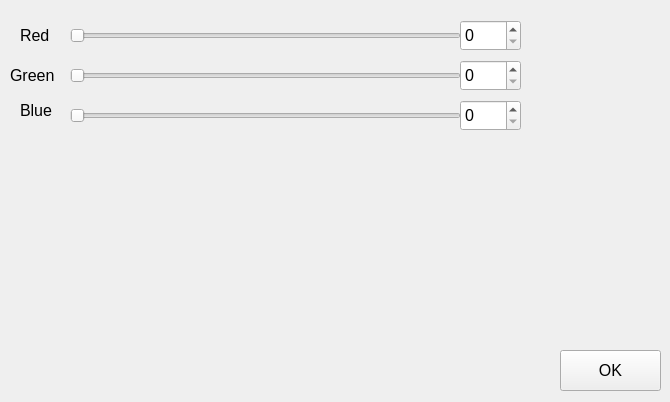
<?xml version="1.0" encoding="UTF-8"?>
<ui version="4.0">
 <class>ColorSelect</class>
 <widget class="QWidget" name="ColorSelect">
  <property name="geometry">
   <rect>
    <x>0</x>
    <y>0</y>
    <width>670</width>
    <height>402</height>
   </rect>
  </property>
  <property name="windowTitle">
   <string>ColorSelect</string>
  </property>
  <widget class="QLabel" name="Red">
   <property name="geometry">
    <rect>
     <x>20</x>
     <y>20</y>
     <width>31</width>
     <height>31</height>
    </rect>
   </property>
   <property name="font">
    <font>
     <pointsize>12</pointsize>
    </font>
   </property>
   <property name="text">
    <string>Red</string>
   </property>
  </widget>
  <widget class="QSlider" name="redslider">
   <property name="geometry">
    <rect>
     <x>70</x>
     <y>20</y>
     <width>391</width>
     <height>31</height>
    </rect>
   </property>
   <property name="maximum">
    <number>255</number>
   </property>
   <property name="orientation">
    <enum>Qt::Horizontal</enum>
   </property>
  </widget>
  <widget class="QSpinBox" name="redbox">
   <property name="geometry">
    <rect>
     <x>460</x>
     <y>20</y>
     <width>61</width>
     <height>31</height>
    </rect>
   </property>
   <property name="font">
    <font>
     <pointsize>12</pointsize>
    </font>
   </property>
   <property name="maximum">
    <number>255</number>
   </property>
  </widget>
  <widget class="QWidget" name="displaywidget" native="true">
   <property name="geometry">
    <rect>
     <x>530</x>
     <y>20</y>
     <width>111</width>
     <height>101</height>
    </rect>
   </property>
   <property name="minimumSize">
    <size>
     <width>64</width>
     <height>64</height>
    </size>
   </property>
   <property name="autoFillBackground">
    <bool>true</bool>
   </property>
  </widget>
  <widget class="QLabel" name="Green">
   <property name="geometry">
    <rect>
     <x>10</x>
     <y>60</y>
     <width>51</width>
     <height>31</height>
    </rect>
   </property>
   <property name="font">
    <font>
     <pointsize>12</pointsize>
    </font>
   </property>
   <property name="text">
    <string>Green</string>
   </property>
  </widget>
  <widget class="QSlider" name="greenslider">
   <property name="geometry">
    <rect>
     <x>70</x>
     <y>60</y>
     <width>391</width>
     <height>31</height>
    </rect>
   </property>
   <property name="maximum">
    <number>255</number>
   </property>
   <property name="orientation">
    <enum>Qt::Horizontal</enum>
   </property>
  </widget>
  <widget class="QSpinBox" name="greenbox">
   <property name="geometry">
    <rect>
     <x>460</x>
     <y>60</y>
     <width>61</width>
     <height>31</height>
    </rect>
   </property>
   <property name="font">
    <font>
     <pointsize>12</pointsize>
    </font>
   </property>
   <property name="maximum">
    <number>255</number>
   </property>
   <property name="value">
    <number>0</number>
   </property>
  </widget>
  <widget class="QLabel" name="Blue">
   <property name="geometry">
    <rect>
     <x>20</x>
     <y>90</y>
     <width>41</width>
     <height>41</height>
    </rect>
   </property>
   <property name="font">
    <font>
     <pointsize>12</pointsize>
    </font>
   </property>
   <property name="text">
    <string>Blue</string>
   </property>
  </widget>
  <widget class="QSlider" name="blueslider">
   <property name="geometry">
    <rect>
     <x>70</x>
     <y>100</y>
     <width>391</width>
     <height>31</height>
    </rect>
   </property>
   <property name="maximum">
    <number>255</number>
   </property>
   <property name="orientation">
    <enum>Qt::Horizontal</enum>
   </property>
  </widget>
  <widget class="QSpinBox" name="bluebox">
   <property name="geometry">
    <rect>
     <x>460</x>
     <y>100</y>
     <width>61</width>
     <height>31</height>
    </rect>
   </property>
   <property name="font">
    <font>
     <pointsize>12</pointsize>
    </font>
   </property>
   <property name="maximum">
    <number>255</number>
   </property>
  </widget>
  <widget class="QWidget" name="chooseBlue" native="true">
   <property name="geometry">
    <rect>
     <x>30</x>
     <y>160</y>
     <width>64</width>
     <height>64</height>
    </rect>
   </property>
   <property name="minimumSize">
    <size>
     <width>64</width>
     <height>64</height>
    </size>
   </property>
   <property name="mouseTracking">
    <bool>true</bool>
   </property>
   <property name="autoFillBackground">
    <bool>true</bool>
   </property>
  </widget>
  <widget class="QWidget" name="chooseRed" native="true">
   <property name="geometry">
    <rect>
     <x>30</x>
     <y>240</y>
     <width>64</width>
     <height>64</height>
    </rect>
   </property>
   <property name="minimumSize">
    <size>
     <width>64</width>
     <height>64</height>
    </size>
   </property>
   <property name="autoFillBackground">
    <bool>true</bool>
   </property>
  </widget>
  <widget class="QWidget" name="chooseYellow" native="true">
   <property name="geometry">
    <rect>
     <x>30</x>
     <y>320</y>
     <width>64</width>
     <height>64</height>
    </rect>
   </property>
   <property name="minimumSize">
    <size>
     <width>64</width>
     <height>64</height>
    </size>
   </property>
   <property name="autoFillBackground">
    <bool>true</bool>
   </property>
  </widget>
  <widget class="QWidget" name="chooseGreen" native="true">
   <property name="geometry">
    <rect>
     <x>110</x>
     <y>160</y>
     <width>64</width>
     <height>64</height>
    </rect>
   </property>
   <property name="minimumSize">
    <size>
     <width>64</width>
     <height>64</height>
    </size>
   </property>
   <property name="autoFillBackground">
    <bool>true</bool>
   </property>
  </widget>
  <widget class="QWidget" name="chooseWhite" native="true">
   <property name="geometry">
    <rect>
     <x>110</x>
     <y>240</y>
     <width>64</width>
     <height>64</height>
    </rect>
   </property>
   <property name="minimumSize">
    <size>
     <width>64</width>
     <height>64</height>
    </size>
   </property>
   <property name="autoFillBackground">
    <bool>true</bool>
   </property>
  </widget>
  <widget class="QWidget" name="chooseBlack" native="true">
   <property name="geometry">
    <rect>
     <x>110</x>
     <y>320</y>
     <width>64</width>
     <height>64</height>
    </rect>
   </property>
   <property name="minimumSize">
    <size>
     <width>64</width>
     <height>64</height>
    </size>
   </property>
   <property name="autoFillBackground">
    <bool>true</bool>
   </property>
  </widget>
  <widget class="QPushButton" name="pushButton">
   <property name="geometry">
    <rect>
     <x>560</x>
     <y>350</y>
     <width>101</width>
     <height>41</height>
    </rect>
   </property>
   <property name="font">
    <font>
     <pointsize>12</pointsize>
    </font>
   </property>
   <property name="text">
    <string>OK</string>
   </property>
  </widget>
 </widget>
 <layoutdefault spacing="6" margin="11"/>
 <resources/>
 <connections>
  <connection>
   <sender>redslider</sender>
   <signal>valueChanged(int)</signal>
   <receiver>redbox</receiver>
   <slot>setValue(int)</slot>
   <hints>
    <hint type="sourcelabel">
     <x>193</x>
     <y>109</y>
    </hint>
    <hint type="destinationlabel">
     <x>453</x>
     <y>115</y>
    </hint>
   </hints>
  </connection>
  <connection>
   <sender>redbox</sender>
   <signal>valueChanged(int)</signal>
   <receiver>redslider</receiver>
   <slot>setValue(int)</slot>
   <hints>
    <hint type="sourcelabel">
     <x>442</x>
     <y>102</y>
    </hint>
    <hint type="destinationlabel">
     <x>193</x>
     <y>103</y>
    </hint>
   </hints>
  </connection>
  <connection>
   <sender>greenslider</sender>
   <signal>valueChanged(int)</signal>
   <receiver>greenbox</receiver>
   <slot>setValue(int)</slot>
   <hints>
    <hint type="sourcelabel">
     <x>404</x>
     <y>115</y>
    </hint>
    <hint type="destinationlabel">
     <x>482</x>
     <y>111</y>
    </hint>
   </hints>
  </connection>
  <connection>
   <sender>greenbox</sender>
   <signal>valueChanged(int)</signal>
   <receiver>greenslider</receiver>
   <slot>setValue(int)</slot>
   <hints>
    <hint type="sourcelabel">
     <x>502</x>
     <y>115</y>
    </hint>
    <hint type="destinationlabel">
     <x>404</x>
     <y>115</y>
    </hint>
   </hints>
  </connection>
  <connection>
   <sender>blueslider</sender>
   <signal>valueChanged(int)</signal>
   <receiver>bluebox</receiver>
   <slot>setValue(int)</slot>
   <hints>
    <hint type="sourcelabel">
     <x>299</x>
     <y>111</y>
    </hint>
    <hint type="destinationlabel">
     <x>530</x>
     <y>114</y>
    </hint>
   </hints>
  </connection>
  <connection>
   <sender>bluebox</sender>
   <signal>valueChanged(int)</signal>
   <receiver>blueslider</receiver>
   <slot>setValue(int)</slot>
   <hints>
    <hint type="sourcelabel">
     <x>551</x>
     <y>115</y>
    </hint>
    <hint type="destinationlabel">
     <x>299</x>
     <y>115</y>
    </hint>
   </hints>
  </connection>
  <connection>
   <sender>pushButton</sender>
   <signal>clicked()</signal>
   <receiver>ColorSelect</receiver>
   <slot>close()</slot>
   <hints>
    <hint type="sourcelabel">
     <x>566</x>
     <y>368</y>
    </hint>
    <hint type="destinationlabel">
     <x>531</x>
     <y>367</y>
    </hint>
   </hints>
  </connection>
 </connections>
</ui>
